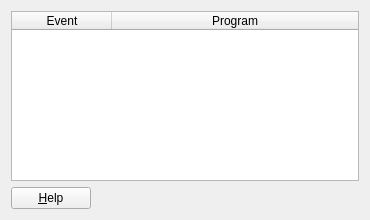
<?xml version="1.0" encoding="UTF-8"?>
<ui version="4.0">
 <class>ActionConfigBase</class>
 <widget class="QWidget" name="ActionConfigBase">
  <property name="geometry">
   <rect>
    <x>0</x>
    <y>0</y>
    <width>370</width>
    <height>220</height>
   </rect>
  </property>
  <property name="windowTitle">
   <string>Form1</string>
  </property>
  <layout class="QGridLayout">
   <property name="margin">
    <number>11</number>
   </property>
   <property name="spacing">
    <number>6</number>
   </property>
   <item row="1" column="1">
    <spacer name="Spacer1">
     <property name="orientation">
      <enum>Qt::Horizontal</enum>
     </property>
     <property name="sizeType">
      <enum>QSizePolicy::Expanding</enum>
     </property>
     <property name="sizeHint" stdset="0">
      <size>
       <width>20</width>
       <height>20</height>
      </size>
     </property>
    </spacer>
   </item>
   <item row="1" column="0">
    <widget class="QPushButton" name="btnHelp">
     <property name="text">
      <string>&amp;Help</string>
     </property>
     <property name="shortcut">
      <number>4144</number>
     </property>
    </widget>
   </item>
   <item row="0" column="0" colspan="2">
    <widget class="QTableWidget" name="lstEvent">
     <property name="alternatingRowColors">
      <bool>true</bool>
     </property>
     <property name="selectionMode">
      <enum>QAbstractItemView::SingleSelection</enum>
     </property>
     <property name="selectionBehavior">
      <enum>QAbstractItemView::SelectRows</enum>
     </property>
     <property name="showGrid">
      <bool>false</bool>
     </property>
     <property name="sortingEnabled">
      <bool>true</bool>
     </property>
     <property name="wordWrap">
      <bool>false</bool>
     </property>
     <attribute name="horizontalHeaderStretchLastSection">
      <bool>true</bool>
     </attribute>
     <attribute name="verticalHeaderVisible">
      <bool>false</bool>
     </attribute>
     <attribute name="verticalHeaderDefaultSectionSize">
      <number>25</number>
     </attribute>
     <attribute name="verticalHeaderDefaultSectionSize">
      <number>25</number>
     </attribute>
     <column>
      <property name="text">
       <string>Event</string>
      </property>
     </column>
     <column>
      <property name="text">
       <string>Program</string>
      </property>
     </column>
    </widget>
   </item>
  </layout>
 </widget>
 <resources/>
 <connections/>
</ui>
